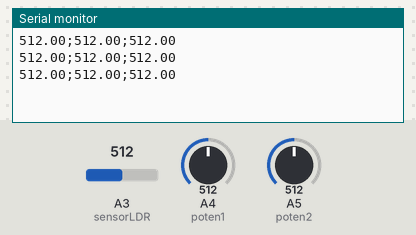
The sketch below on a simulated Arduino Uno, built with avr-gcc and run on an emulated ATmega328P. Shown: the last lines printed to the serial monitor. The inputs (shaded band) are chosen by the test bench; at power-on: A3 (sensorLDR) = 512, A4 (poten1) = 512, A5 (poten2) = 512.

Above: at 1.3 s.
1.4 s: A3 (sensorLDR) set to 716
At 1.9 s:
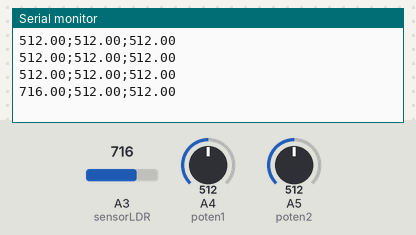
2.9 s: A4 (poten1) set to 716
At 3.4 s:
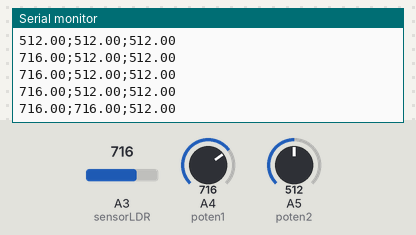
4.4 s: A5 (poten2) set to 716
At 4.9 s:
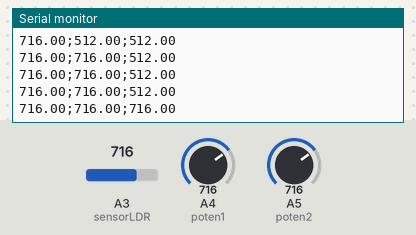
5.9 s: A3 (sensorLDR) set to 900
At 6.4 s:
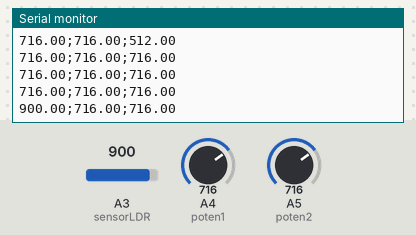
7.4 s: A4 (poten1) set to 900
At 7.9 s:
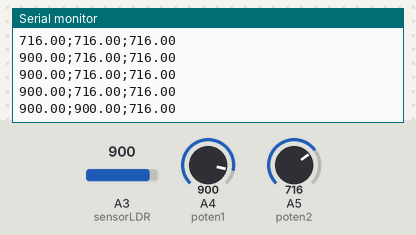
8.9 s: A5 (poten2) set to 900
At 9.4 s:
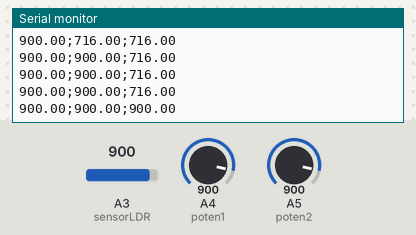
Timing chart, 0 to 11.4 s (numbered marks = the images above; inputs shaded):
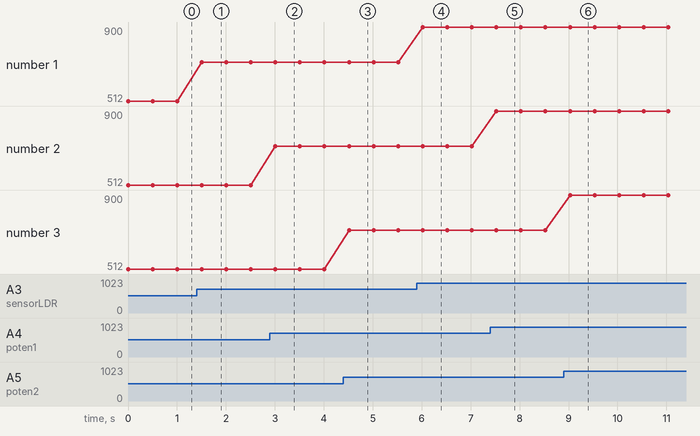

Measured:
- after the input at 1.4 s, the serial monitor: prints a new line after 0.11 s (image 1)
- after the input at 2.9 s, the serial monitor: prints a new line after 0.11 s (image 2)
- after the input at 4.4 s, the serial monitor: prints a new line after 0.12 s (image 3)
- after the input at 5.9 s, the serial monitor: prints a new line after 0.12 s (image 4)
- after the input at 7.4 s, the serial monitor: prints a new line after 0.13 s (image 5)
- after the input at 8.9 s, the serial monitor: prints a new line after 0.13 s (image 6)
- plotted number 1: 512 → 716 after the input at 1.4 s, 716 → 900 after the input at 5.9 s

The sketch:

prueba_3Inputs.ino
```cpp
int espera = 500;
int sensorLDR = A3;
int poten1 = A4;
int poten2 = A5;

void setup() {
  Serial.begin(9600);
  pinMode(sensorLDR,INPUT);
  pinMode(poten1,INPUT);
  pinMode(poten2,INPUT);

}

void loop() {
  float lecturaLDR = analogRead(sensorLDR);
  float lecturaPoten1 = analogRead(poten1);
  float lecturaPoten2 = analogRead(poten2);

  //Serial.print("Lectura LDR: ");
  //Serial.print(lecturaLDR);
  //Serial.print(";Lectura Potenciometro1: ");
  //Serial.print(lecturaPoten1);
  //Serial.print(";Lectura Potenciometro2: ");
  //Serial.println(lecturaPoten2);

  Serial.print(lecturaLDR);
  Serial.print(";");
  Serial.print(lecturaPoten1);
  Serial.print(";");
  Serial.println(lecturaPoten2);

  delay(espera);
}
```
